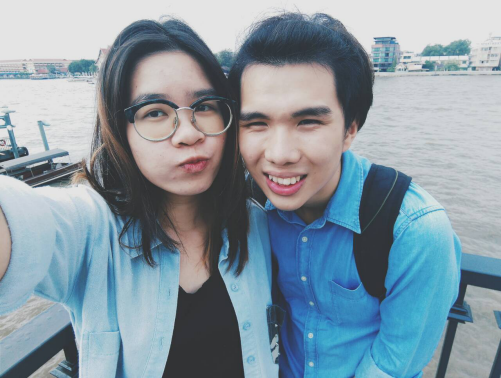
#> input picture uploads/new_resize_1455302756985.png, 501 x 378 px, found by its file name
$ python make-heart-bokeh.py uploads/new_resize_1455302756985.png uploads/new_resize_1455302777926.png out.png uploads/new_resize_1455302777926.png
#> lines starting #> are read from the running program, lines starting #| are printed output that depends on the picture
import numpy as np
import cv2
import sys
filename = sys.argv[1]
path_input = sys.argv[2]
path_output = sys.argv[3]
select_size = sys.argv[4]

img = cv2.imread('./' + path_input + '/' + filename)
#> img is the input picture: shape (378, 501, 3); mean B, G, R 163, 152, 134.9

heartfilter_sm = [
    [0, 0, 0, 0, 1, 0, 0, 0, 0, 0, 1, 0, 0, 0, 0],
    [0, 0, 0, 1, 1, 1, 0, 0, 0, 1, 1, 1, 0, 0, 0],
    [0, 0, 1, 1, 1, 1, 1, 0, 1, 1, 1, 1, 1, 0, 0],
    [0, 1, 1, 1, 1, 1, 1, 1, 1, 1, 1, 1, 1, 1, 0],
    [1, 1, 1, 1, 1, 1, 1, 1, 1, 1, 1, 1, 1, 1, 1],
    [1, 1, 1, 1, 1, 1, 1, 1, 1, 1, 1, 1, 1, 1, 1],
    [1, 1, 1, 1, 1, 1, 1, 1, 1, 1, 1, 1, 1, 1, 1],
    [1, 1, 1, 1, 1, 1, 1, 1, 1, 1, 1, 1, 1, 1, 1],
    [0, 1, 1, 1, 1, 1, 1, 1, 1, 1, 1, 1, 1, 1, 0],
    [0, 0, 1, 1, 1, 1, 1, 1, 1, 1, 1, 1, 1, 0, 0],
    [0, 0, 0, 1, 1, 1, 1, 1, 1, 1, 1, 1, 0, 0, 0],
    [0, 0, 0, 0, 1, 1, 1, 1, 1, 1, 1, 0, 0, 0, 0],
    [0, 0, 0, 0, 0, 1, 1, 1, 1, 1, 0, 0, 0, 0, 0],
    [0, 0, 0, 0, 0, 0, 1, 1, 1, 0, 0, 0, 0, 0, 0],
    [0, 0, 0, 0, 0, 0, 0, 1, 0, 0, 0, 0, 0, 0, 0]
]

heartfilter_md = [
    [0,0,0,0,1,1,1,1,0,0,0,1,1,1,1,0,0,0,0,],
    [0,0,0,1,1,1,1,1,1,0,1,1,1,1,1,1,0,0,0,],
    [0,0,1,1,1,1,1,1,1,1,1,1,1,1,1,1,1,0,0,],
    [0,1,1,1,1,1,1,1,1,1,1,1,1,1,1,1,1,1,0,],
    [1,1,1,1,1,1,1,1,1,1,1,1,1,1,1,1,1,1,1,],
    [1,1,1,1,1,1,1,1,1,1,1,1,1,1,1,1,1,1,1,],
    [1,1,1,1,1,1,1,1,1,1,1,1,1,1,1,1,1,1,1,],
    [1,1,1,1,1,1,1,1,1,1,1,1,1,1,1,1,1,1,1,],
    [0,1,1,1,1,1,1,1,1,1,1,1,1,1,1,1,1,1,0,],
    [0,0,1,1,1,1,1,1,1,1,1,1,1,1,1,1,1,0,0,],
    [0,0,0,1,1,1,1,1,1,1,1,1,1,1,1,1,0,0,0,],
    [0,0,0,0,1,1,1,1,1,1,1,1,1,1,1,0,0,0,0,],
    [0,0,0,0,0,1,1,1,1,1,1,1,1,1,0,0,0,0,0,],
    [0,0,0,0,0,0,1,1,1,1,1,1,1,0,0,0,0,0,0,],
    [0,0,0,0,0,0,0,1,1,1,1,1,0,0,0,0,0,0,0,],
    [0,0,0,0,0,0,0,0,1,1,1,0,0,0,0,0,0,0,0,],
    [0,0,0,0,0,0,0,0,0,1,0,0,0,0,0,0,0,0,0,]
]

heartfilter_lg = [
    [0,0,0,0,0,0,1,1,1,1,1,1,1,1,0,0,0,0,0,0,0,0,0,0,0,0,1,1,1,1,1,1,1,1,0,0,0,0,0,0],
    [0,0,0,0,0,1,1,1,1,1,1,1,1,1,1,1,0,0,0,0,0,0,0,0,1,1,1,1,1,1,1,1,1,1,1,0,0,0,0,0],
    [0,0,0,0,1,1,1,1,1,1,1,1,1,1,1,1,1,0,0,0,0,0,0,1,1,1,1,1,1,1,1,1,1,1,1,1,0,0,0,0],
    [0,0,0,1,1,1,1,1,1,1,1,1,1,1,1,1,1,0,0,0,0,0,0,1,1,1,1,1,1,1,1,1,1,1,1,1,1,0,0,0],
    [0,0,1,1,1,1,1,1,1,1,1,1,1,1,1,1,1,1,0,0,0,0,1,1,1,1,1,1,1,1,1,1,1,1,1,1,1,1,0,0],
    [0,1,1,1,1,1,1,1,1,1,1,1,1,1,1,1,1,1,1,0,0,1,1,1,1,1,1,1,1,1,1,1,1,1,1,1,1,1,1,0],
    [0,1,1,1,1,1,1,1,1,1,1,1,1,1,1,1,1,1,1,1,1,1,1,1,1,1,1,1,1,1,1,1,1,1,1,1,1,1,1,0],
    [1,1,1,1,1,1,1,1,1,1,1,1,1,1,1,1,1,1,1,1,1,1,1,1,1,1,1,1,1,1,1,1,1,1,1,1,1,1,1,1],
    [1,1,1,1,1,1,1,1,1,1,1,1,1,1,1,1,1,1,1,1,1,1,1,1,1,1,1,1,1,1,1,1,1,1,1,1,1,1,1,1],
    [1,1,1,1,1,1,1,1,1,1,1,1,1,1,1,1,1,1,1,1,1,1,1,1,1,1,1,1,1,1,1,1,1,1,1,1,1,1,1,1],
    [0,1,1,1,1,1,1,1,1,1,1,1,1,1,1,1,1,1,1,1,1,1,1,1,1,1,1,1,1,1,1,1,1,1,1,1,1,1,1,0],
    [0,1,1,1,1,1,1,1,1,1,1,1,1,1,1,1,1,1,1,1,1,1,1,1,1,1,1,1,1,1,1,1,1,1,1,1,1,1,1,0],
    [0,0,1,1,1,1,1,1,1,1,1,1,1,1,1,1,1,1,1,1,1,1,1,1,1,1,1,1,1,1,1,1,1,1,1,1,1,1,0,0],
    [0,0,0,1,1,1,1,1,1,1,1,1,1,1,1,1,1,1,1,1,1,1,1,1,1,1,1,1,1,1,1,1,1,1,1,1,1,0,0,0],
    [0,0,0,0,1,1,1,1,1,1,1,1,1,1,1,1,1,1,1,1,1,1,1,1,1,1,1,1,1,1,1,1,1,1,1,1,0,0,0,0],
    [0,0,0,0,0,1,1,1,1,1,1,1,1,1,1,1,1,1,1,1,1,1,1,1,1,1,1,1,1,1,1,1,1,1,1,0,0,0,0,0],
    [0,0,0,0,0,0,1,1,1,1,1,1,1,1,1,1,1,1,1,1,1,1,1,1,1,1,1,1,1,1,1,1,1,1,0,0,0,0,0,0],
    [0,0,0,0,0,0,0,1,1,1,1,1,1,1,1,1,1,1,1,1,1,1,1,1,1,1,1,1,1,1,1,1,1,0,0,0,0,0,0,0],
    [0,0,0,0,0,0,0,0,1,1,1,1,1,1,1,1,1,1,1,1,1,1,1,1,1,1,1,1,1,1,1,1,0,0,0,0,0,0,0,0],
    [0,0,0,0,0,0,0,0,0,1,1,1,1,1,1,1,1,1,1,1,1,1,1,1,1,1,1,1,1,1,1,0,0,0,0,0,0,0,0,0],
    [0,0,0,0,0,0,0,0,0,0,1,1,1,1,1,1,1,1,1,1,1,1,1,1,1,1,1,1,1,1,0,0,0,0,0,0,0,0,0,0],
    [0,0,0,0,0,0,0,0,0,0,0,1,1,1,1,1,1,1,1,1,1,1,1,1,1,1,1,1,1,0,0,0,0,0,0,0,0,0,0,0],
    [0,0,0,0,0,0,0,0,0,0,0,0,1,1,1,1,1,1,1,1,1,1,1,1,1,1,1,1,0,0,0,0,0,0,0,0,0,0,0,0],
    [0,0,0,0,0,0,0,0,0,0,0,0,0,1,1,1,1,1,1,1,1,1,1,1,1,1,1,0,0,0,0,0,0,0,0,0,0,0,0,0],
    [0,0,0,0,0,0,0,0,0,0,0,0,0,0,1,1,1,1,1,1,1,1,1,1,1,1,0,0,0,0,0,0,0,0,0,0,0,0,0,0],
    [0,0,0,0,0,0,0,0,0,0,0,0,0,0,0,1,1,1,1,1,1,1,1,1,1,0,0,0,0,0,0,0,0,0,0,0,0,0,0,0],
    [0,0,0,0,0,0,0,0,0,0,0,0,0,0,0,0,1,1,1,1,1,1,1,1,0,0,0,0,0,0,0,0,0,0,0,0,0,0,0,0],
    [0,0,0,0,0,0,0,0,0,0,0,0,0,0,0,0,0,1,1,1,1,1,1,0,0,0,0,0,0,0,0,0,0,0,0,0,0,0,0,0],
    [0,0,0,0,0,0,0,0,0,0,0,0,0,0,0,0,0,0,1,1,1,1,0,0,0,0,0,0,0,0,0,0,0,0,0,0,0,0,0,0],
    [0,0,0,0,0,0,0,0,0,0,0,0,0,0,0,0,0,0,0,1,1,0,0,0,0,0,0,0,0,0,0,0,0,0,0,0,0,0,0,0]
]

if select_size == 'sm':
    heartfilter = heartfilter_sm
elif select_size == 'md':
    heartfilter = heartfilter_md
elif select_size == 'lg':
    heartfilter = heartfilter_lg
else :
    heartfilter = heartfilter_md
heartfilter.reverse()

kernel = np.array(heartfilter, np.uint8)

dilation = cv2.dilate(img, kernel,iterations = 1)
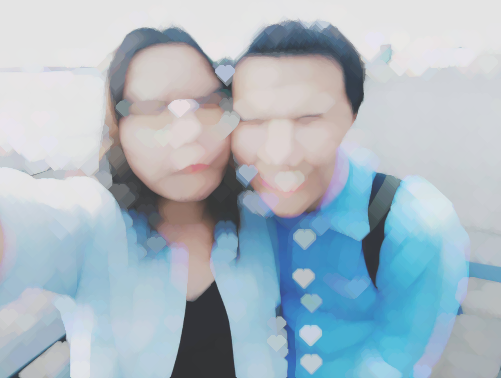
#> dilation: shape (378, 501, 3); mean B, G, R 195.1, 184.9, 169.5
blur = cv2.GaussianBlur(dilation, (1,1), 0)
# cv2.imwrite('./' + path_output + '/' + filename.replace('input', 'output'), blur)
cv2.imwrite('./' + path_output + '/' + filename, blur)
# cv2.waitKey(0)
